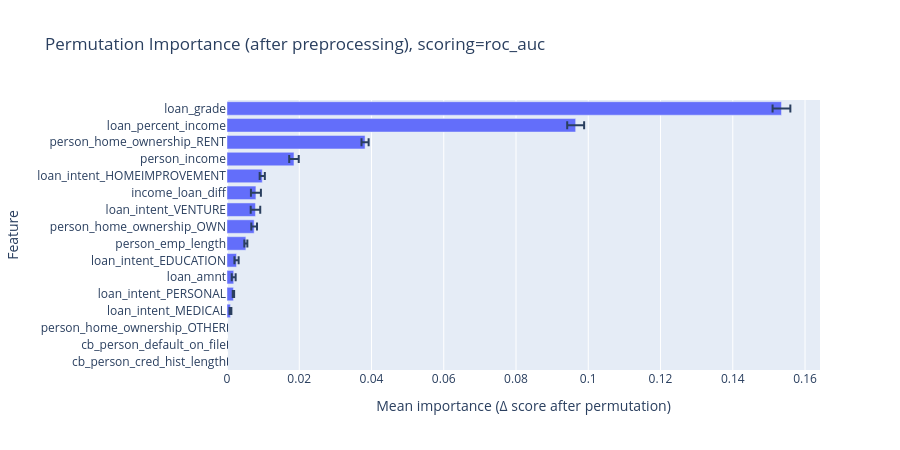

Source (notebook cell):
### Code cell
dt_visualizer.plot_feature_importance(processed=True, scoring="roc_auc", n_repeats=10, top_k=30)

### Figure 1 — Plotly figure (JSON) as saved in the notebook; plotly's stock layout.template omitted (floating-point values rounded to 4 significant figures)
{"data": [{"error_x": {"array": [0.0, 0.0, 0.0, 0.0002523, 0.0001914, 0.0005403, 0.0005828, 0.0004163, 0.0007871, 0.00132, 0.001381, 0.0007122, 0.001318, 0.0009876, 0.002342, 0.002459], "type": "data"}, "orientation": "h", "x": [0.0, 0.0, 0.0, 0.0009543, 0.001779, 0.001853, 0.002639, 0.005215, 0.007516, 0.00788, 0.008005, 0.00976, 0.01854, 0.03822, 0.09651, 0.1535], "y": ["cb_person_cred_hist_length", "cb_person_default_on_file", "person_home_ownership_OTHER", "loan_intent_MEDICAL", "loan_intent_PERSONAL", "loan_amnt", "loan_intent_EDUCATION", "person_emp_length", "person_home_ownership_OWN", "loan_intent_VENTURE", "income_loan_diff", "loan_intent_HOMEIMPROVEMENT", "person_income", "person_home_ownership_RENT", "loan_percent_income", "loan_grade"], "type": "bar"}], "layout": {"title": {"text": "Permutation Importance (after preprocessing), scoring=roc_auc"}, "xaxis": {"title": {"text": "Mean importance (Δ score after permutation)"}}, "yaxis": {"title": {"text": "Feature"}}, "showlegend": false, "height": 450}}
